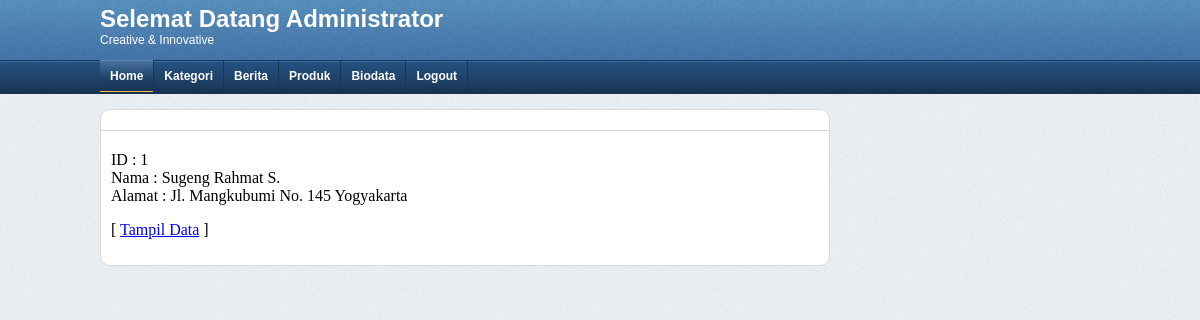
The page /admin_theme/index.php?page=detail_biodata&id=1 (signed in) on the database its author committed.
### tables this page shows
CREATE TABLE IF NOT EXISTS `biodata` (
`id` int(5) NOT NULL,
  `nama` varchar(25) NOT NULL,
  `alamat` text
);

### admin_theme/detail_biodata.php (the view, shortened to what this page needs)
<?php
$sql   = "SELECT * FROM biodata WHERE id = ".$_GET['id'];
$hasil = mysql_query($sql) or exit("Error query : <b>".$sql."</b>.");
$data  = mysql_fetch_assoc($hasil);
echo "ID : ".$data['id'];
echo "<br />";
echo "Nama : ".$data['nama'];
echo "<br />";
echo "Alamat : ".$data['alamat'];
?>
 <p>[ <a href="index.php?page=tampil_biodata">Tampil Data</a> ] </p>

### admin_theme/asset/css/style.css (style rules this page uses)
body { padding:0px; margin:0px; text-decoration:none; background-image: url(../images/bg_body.png); background-repeat: repeat; }

### rows shown on the page
biodata: id "1", nama "Sugeng Rahmat S.", alamat "Jl. Mangkubumi No. 145 Yogyakarta"
